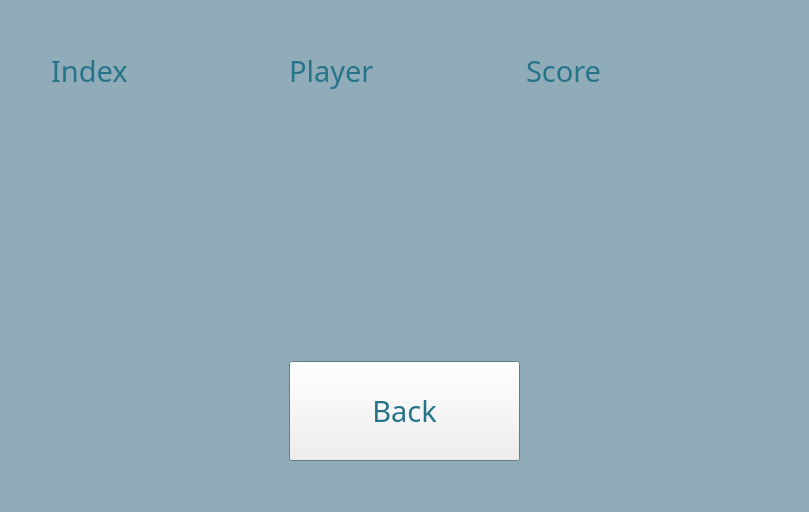
<?xml version="1.0" encoding="UTF-8"?>
<ui version="4.0">
 <class>scoreBoardWindow</class>
 <widget class="QWidget" name="scoreBoardWindow">
  <property name="geometry">
   <rect>
    <x>0</x>
    <y>0</y>
    <width>809</width>
    <height>512</height>
   </rect>
  </property>
  <property name="palette">
   <palette>
    <active>
     <colorrole role="Base">
      <brush brushstyle="SolidPattern">
       <color alpha="255">
        <red>255</red>
        <green>255</green>
        <blue>255</blue>
       </color>
      </brush>
     </colorrole>
     <colorrole role="Window">
      <brush brushstyle="SolidPattern">
       <color alpha="255">
        <red>144</red>
        <green>172</green>
        <blue>185</blue>
       </color>
      </brush>
     </colorrole>
    </active>
    <inactive>
     <colorrole role="Base">
      <brush brushstyle="SolidPattern">
       <color alpha="255">
        <red>255</red>
        <green>255</green>
        <blue>255</blue>
       </color>
      </brush>
     </colorrole>
     <colorrole role="Window">
      <brush brushstyle="SolidPattern">
       <color alpha="255">
        <red>144</red>
        <green>172</green>
        <blue>185</blue>
       </color>
      </brush>
     </colorrole>
    </inactive>
    <disabled>
     <colorrole role="Base">
      <brush brushstyle="SolidPattern">
       <color alpha="255">
        <red>144</red>
        <green>172</green>
        <blue>185</blue>
       </color>
      </brush>
     </colorrole>
     <colorrole role="Window">
      <brush brushstyle="SolidPattern">
       <color alpha="255">
        <red>144</red>
        <green>172</green>
        <blue>185</blue>
       </color>
      </brush>
     </colorrole>
    </disabled>
   </palette>
  </property>
  <property name="windowTitle">
   <string>crossword</string>
  </property>
  <layout class="QGridLayout" name="gridLayout">
   <item row="2" column="1">
    <spacer name="verticalSpacer">
     <property name="orientation">
      <enum>Qt::Vertical</enum>
     </property>
     <property name="sizeType">
      <enum>QSizePolicy::Minimum</enum>
     </property>
     <property name="sizeHint" stdset="0">
      <size>
       <width>20</width>
       <height>40</height>
      </size>
     </property>
    </spacer>
   </item>
   <item row="1" column="1">
    <layout class="QVBoxLayout" name="verticalLayout">
     <item>
      <layout class="QHBoxLayout" name="horizontalLayout">
       <item>
        <widget class="QLabel" name="indexLbl">
         <property name="palette">
          <palette>
           <active>
            <colorrole role="WindowText">
             <brush brushstyle="SolidPattern">
              <color alpha="255">
               <red>38</red>
               <green>116</green>
               <blue>138</blue>
              </color>
             </brush>
            </colorrole>
           </active>
           <inactive>
            <colorrole role="WindowText">
             <brush brushstyle="SolidPattern">
              <color alpha="255">
               <red>38</red>
               <green>116</green>
               <blue>138</blue>
              </color>
             </brush>
            </colorrole>
           </inactive>
           <disabled>
            <colorrole role="WindowText">
             <brush brushstyle="SolidPattern">
              <color alpha="255">
               <red>120</red>
               <green>120</green>
               <blue>120</blue>
              </color>
             </brush>
            </colorrole>
           </disabled>
          </palette>
         </property>
         <property name="font">
          <font>
           <family>Cooper Black</family>
           <pointsize>22</pointsize>
          </font>
         </property>
         <property name="text">
          <string>Index</string>
         </property>
         <property name="alignment">
          <set>Qt::AlignLeading|Qt::AlignLeft|Qt::AlignVCenter</set>
         </property>
        </widget>
       </item>
       <item>
        <widget class="QLabel" name="playerLbl">
         <property name="palette">
          <palette>
           <active>
            <colorrole role="WindowText">
             <brush brushstyle="SolidPattern">
              <color alpha="255">
               <red>38</red>
               <green>116</green>
               <blue>138</blue>
              </color>
             </brush>
            </colorrole>
           </active>
           <inactive>
            <colorrole role="WindowText">
             <brush brushstyle="SolidPattern">
              <color alpha="255">
               <red>38</red>
               <green>116</green>
               <blue>138</blue>
              </color>
             </brush>
            </colorrole>
           </inactive>
           <disabled>
            <colorrole role="WindowText">
             <brush brushstyle="SolidPattern">
              <color alpha="255">
               <red>120</red>
               <green>120</green>
               <blue>120</blue>
              </color>
             </brush>
            </colorrole>
           </disabled>
          </palette>
         </property>
         <property name="font">
          <font>
           <family>Cooper Black</family>
           <pointsize>22</pointsize>
          </font>
         </property>
         <property name="text">
          <string>Player</string>
         </property>
         <property name="alignment">
          <set>Qt::AlignLeading|Qt::AlignLeft|Qt::AlignVCenter</set>
         </property>
        </widget>
       </item>
       <item>
        <widget class="QLabel" name="scoreLbl">
         <property name="palette">
          <palette>
           <active>
            <colorrole role="WindowText">
             <brush brushstyle="SolidPattern">
              <color alpha="255">
               <red>38</red>
               <green>116</green>
               <blue>138</blue>
              </color>
             </brush>
            </colorrole>
           </active>
           <inactive>
            <colorrole role="WindowText">
             <brush brushstyle="SolidPattern">
              <color alpha="255">
               <red>38</red>
               <green>116</green>
               <blue>138</blue>
              </color>
             </brush>
            </colorrole>
           </inactive>
           <disabled>
            <colorrole role="WindowText">
             <brush brushstyle="SolidPattern">
              <color alpha="255">
               <red>120</red>
               <green>120</green>
               <blue>120</blue>
              </color>
             </brush>
            </colorrole>
           </disabled>
          </palette>
         </property>
         <property name="font">
          <font>
           <family>Cooper Black</family>
           <pointsize>22</pointsize>
          </font>
         </property>
         <property name="layoutDirection">
          <enum>Qt::LeftToRight</enum>
         </property>
         <property name="text">
          <string>Score</string>
         </property>
         <property name="alignment">
          <set>Qt::AlignLeading|Qt::AlignLeft|Qt::AlignVCenter</set>
         </property>
        </widget>
       </item>
      </layout>
     </item>
     <item>
      <layout class="QHBoxLayout" name="horizontalLayout_2">
       <item>
        <widget class="QListWidget" name="indexList">
         <property name="palette">
          <palette>
           <active>
            <colorrole role="WindowText">
             <brush brushstyle="SolidPattern">
              <color alpha="255">
               <red>3</red>
               <green>128</green>
               <blue>125</blue>
              </color>
             </brush>
            </colorrole>
            <colorrole role="Base">
             <brush brushstyle="SolidPattern">
              <color alpha="255">
               <red>144</red>
               <green>172</green>
               <blue>185</blue>
              </color>
             </brush>
            </colorrole>
           </active>
           <inactive>
            <colorrole role="WindowText">
             <brush brushstyle="SolidPattern">
              <color alpha="255">
               <red>3</red>
               <green>128</green>
               <blue>125</blue>
              </color>
             </brush>
            </colorrole>
            <colorrole role="Base">
             <brush brushstyle="SolidPattern">
              <color alpha="255">
               <red>144</red>
               <green>172</green>
               <blue>185</blue>
              </color>
             </brush>
            </colorrole>
           </inactive>
           <disabled>
            <colorrole role="WindowText">
             <brush brushstyle="SolidPattern">
              <color alpha="255">
               <red>120</red>
               <green>120</green>
               <blue>120</blue>
              </color>
             </brush>
            </colorrole>
            <colorrole role="Base">
             <brush brushstyle="SolidPattern">
              <color alpha="255">
               <red>144</red>
               <green>172</green>
               <blue>185</blue>
              </color>
             </brush>
            </colorrole>
           </disabled>
          </palette>
         </property>
         <property name="font">
          <font>
           <family>Cooper Black</family>
           <pointsize>24</pointsize>
          </font>
         </property>
         <property name="frameShape">
          <enum>QFrame::NoFrame</enum>
         </property>
         <property name="selectionMode">
          <enum>QAbstractItemView::NoSelection</enum>
         </property>
         <property name="textElideMode">
          <enum>Qt::ElideNone</enum>
         </property>
         <property name="itemAlignment">
          <set>Qt::AlignCenter</set>
         </property>
        </widget>
       </item>
       <item>
        <widget class="QListWidget" name="playerList">
         <property name="palette">
          <palette>
           <active>
            <colorrole role="WindowText">
             <brush brushstyle="SolidPattern">
              <color alpha="255">
               <red>38</red>
               <green>116</green>
               <blue>138</blue>
              </color>
             </brush>
            </colorrole>
            <colorrole role="Base">
             <brush brushstyle="SolidPattern">
              <color alpha="255">
               <red>144</red>
               <green>172</green>
               <blue>185</blue>
              </color>
             </brush>
            </colorrole>
           </active>
           <inactive>
            <colorrole role="WindowText">
             <brush brushstyle="SolidPattern">
              <color alpha="255">
               <red>38</red>
               <green>116</green>
               <blue>138</blue>
              </color>
             </brush>
            </colorrole>
            <colorrole role="Base">
             <brush brushstyle="SolidPattern">
              <color alpha="255">
               <red>144</red>
               <green>172</green>
               <blue>185</blue>
              </color>
             </brush>
            </colorrole>
           </inactive>
           <disabled>
            <colorrole role="WindowText">
             <brush brushstyle="SolidPattern">
              <color alpha="255">
               <red>120</red>
               <green>120</green>
               <blue>120</blue>
              </color>
             </brush>
            </colorrole>
            <colorrole role="Base">
             <brush brushstyle="SolidPattern">
              <color alpha="255">
               <red>144</red>
               <green>172</green>
               <blue>185</blue>
              </color>
             </brush>
            </colorrole>
           </disabled>
          </palette>
         </property>
         <property name="font">
          <font>
           <family>Cooper Black</family>
           <pointsize>24</pointsize>
          </font>
         </property>
         <property name="frameShape">
          <enum>QFrame::NoFrame</enum>
         </property>
         <property name="selectionMode">
          <enum>QAbstractItemView::NoSelection</enum>
         </property>
         <property name="textElideMode">
          <enum>Qt::ElideNone</enum>
         </property>
         <property name="itemAlignment">
          <set>Qt::AlignCenter</set>
         </property>
        </widget>
       </item>
       <item>
        <widget class="QListWidget" name="scoreList">
         <property name="palette">
          <palette>
           <active>
            <colorrole role="WindowText">
             <brush brushstyle="SolidPattern">
              <color alpha="255">
               <red>38</red>
               <green>116</green>
               <blue>138</blue>
              </color>
             </brush>
            </colorrole>
            <colorrole role="Text">
             <brush brushstyle="SolidPattern">
              <color alpha="255">
               <red>251</red>
               <green>110</green>
               <blue>181</blue>
              </color>
             </brush>
            </colorrole>
            <colorrole role="Base">
             <brush brushstyle="SolidPattern">
              <color alpha="255">
               <red>144</red>
               <green>172</green>
               <blue>185</blue>
              </color>
             </brush>
            </colorrole>
            <colorrole role="PlaceholderText">
             <brush brushstyle="SolidPattern">
              <color alpha="128">
               <red>251</red>
               <green>110</green>
               <blue>181</blue>
              </color>
             </brush>
            </colorrole>
           </active>
           <inactive>
            <colorrole role="WindowText">
             <brush brushstyle="SolidPattern">
              <color alpha="255">
               <red>38</red>
               <green>116</green>
               <blue>138</blue>
              </color>
             </brush>
            </colorrole>
            <colorrole role="Text">
             <brush brushstyle="SolidPattern">
              <color alpha="255">
               <red>251</red>
               <green>110</green>
               <blue>181</blue>
              </color>
             </brush>
            </colorrole>
            <colorrole role="Base">
             <brush brushstyle="SolidPattern">
              <color alpha="255">
               <red>144</red>
               <green>172</green>
               <blue>185</blue>
              </color>
             </brush>
            </colorrole>
            <colorrole role="PlaceholderText">
             <brush brushstyle="SolidPattern">
              <color alpha="128">
               <red>251</red>
               <green>110</green>
               <blue>181</blue>
              </color>
             </brush>
            </colorrole>
           </inactive>
           <disabled>
            <colorrole role="WindowText">
             <brush brushstyle="SolidPattern">
              <color alpha="255">
               <red>120</red>
               <green>120</green>
               <blue>120</blue>
              </color>
             </brush>
            </colorrole>
            <colorrole role="Text">
             <brush brushstyle="SolidPattern">
              <color alpha="255">
               <red>120</red>
               <green>120</green>
               <blue>120</blue>
              </color>
             </brush>
            </colorrole>
            <colorrole role="Base">
             <brush brushstyle="SolidPattern">
              <color alpha="255">
               <red>144</red>
               <green>172</green>
               <blue>185</blue>
              </color>
             </brush>
            </colorrole>
            <colorrole role="PlaceholderText">
             <brush brushstyle="SolidPattern">
              <color alpha="128">
               <red>0</red>
               <green>0</green>
               <blue>0</blue>
              </color>
             </brush>
            </colorrole>
           </disabled>
          </palette>
         </property>
         <property name="font">
          <font>
           <family>Cooper Black</family>
           <pointsize>24</pointsize>
          </font>
         </property>
         <property name="frameShape">
          <enum>QFrame::NoFrame</enum>
         </property>
         <property name="selectionMode">
          <enum>QAbstractItemView::NoSelection</enum>
         </property>
         <property name="textElideMode">
          <enum>Qt::ElideNone</enum>
         </property>
         <property name="itemAlignment">
          <set>Qt::AlignCenter</set>
         </property>
        </widget>
       </item>
      </layout>
     </item>
     <item>
      <layout class="QHBoxLayout" name="horizontalLayout_3">
       <item>
        <widget class="QLabel" name="label">
         <property name="text">
          <string/>
         </property>
        </widget>
       </item>
       <item>
        <widget class="QPushButton" name="backBtn">
         <property name="sizePolicy">
          <sizepolicy hsizetype="Preferred" vsizetype="Preferred">
           <horstretch>0</horstretch>
           <verstretch>0</verstretch>
          </sizepolicy>
         </property>
         <property name="minimumSize">
          <size>
           <width>0</width>
           <height>100</height>
          </size>
         </property>
         <property name="palette">
          <palette>
           <active>
            <colorrole role="ButtonText">
             <brush brushstyle="SolidPattern">
              <color alpha="255">
               <red>38</red>
               <green>116</green>
               <blue>138</blue>
              </color>
             </brush>
            </colorrole>
           </active>
           <inactive>
            <colorrole role="ButtonText">
             <brush brushstyle="SolidPattern">
              <color alpha="255">
               <red>38</red>
               <green>116</green>
               <blue>138</blue>
              </color>
             </brush>
            </colorrole>
           </inactive>
           <disabled>
            <colorrole role="ButtonText">
             <brush brushstyle="SolidPattern">
              <color alpha="255">
               <red>120</red>
               <green>120</green>
               <blue>120</blue>
              </color>
             </brush>
            </colorrole>
           </disabled>
          </palette>
         </property>
         <property name="font">
          <font>
           <family>Cooper Black</family>
           <pointsize>22</pointsize>
          </font>
         </property>
         <property name="text">
          <string>Back</string>
         </property>
        </widget>
       </item>
       <item>
        <widget class="QLabel" name="label_2">
         <property name="text">
          <string/>
         </property>
        </widget>
       </item>
      </layout>
     </item>
    </layout>
   </item>
   <item row="0" column="1">
    <spacer name="verticalSpacer_2">
     <property name="orientation">
      <enum>Qt::Vertical</enum>
     </property>
     <property name="sizeType">
      <enum>QSizePolicy::Minimum</enum>
     </property>
     <property name="sizeHint" stdset="0">
      <size>
       <width>20</width>
       <height>40</height>
      </size>
     </property>
    </spacer>
   </item>
   <item row="1" column="0">
    <spacer name="horizontalSpacer_2">
     <property name="orientation">
      <enum>Qt::Horizontal</enum>
     </property>
     <property name="sizeType">
      <enum>QSizePolicy::Minimum</enum>
     </property>
     <property name="sizeHint" stdset="0">
      <size>
       <width>40</width>
       <height>20</height>
      </size>
     </property>
    </spacer>
   </item>
   <item row="1" column="2">
    <spacer name="horizontalSpacer_3">
     <property name="orientation">
      <enum>Qt::Horizontal</enum>
     </property>
     <property name="sizeType">
      <enum>QSizePolicy::Minimum</enum>
     </property>
     <property name="sizeHint" stdset="0">
      <size>
       <width>40</width>
       <height>20</height>
      </size>
     </property>
    </spacer>
   </item>
  </layout>
 </widget>
 <resources/>
 <connections/>
</ui>
